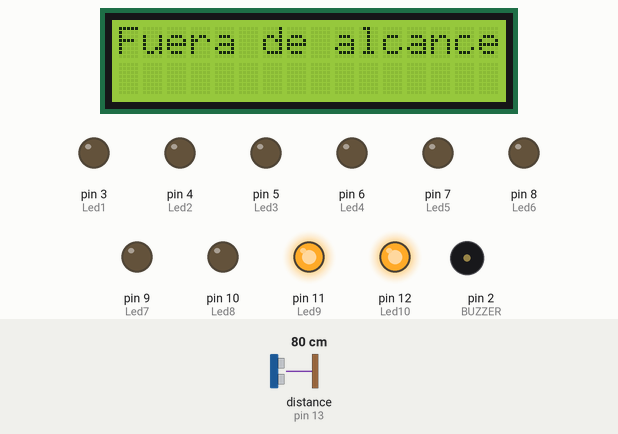
Simulated run of this sketch. Board: Arduino Uno, built with avr-gcc and run on an emulated ATmega328P. Shown: 16×2 character LCD, output pins drawn as LEDs (lit = HIGH), buzzer (waves = sounding). Wiring (inferred from the names in the program): ultrasonic range finder: trigger pin 14; echo pin 13. Inputs (shaded band) come from the test bench; at power-on: distance to the obstacle (sensor on pin 13) 80 cm. The echo pulse lasts 58.3 µs per cm; pins used as bus, display or sensor lines are not drawn; what the sketch prints to the serial monitor is not drawn.

Above: at 1.3 s.
1.4 s: distance to the obstacle (sensor on pin 13) set to 9 cm
At 1.9 s:
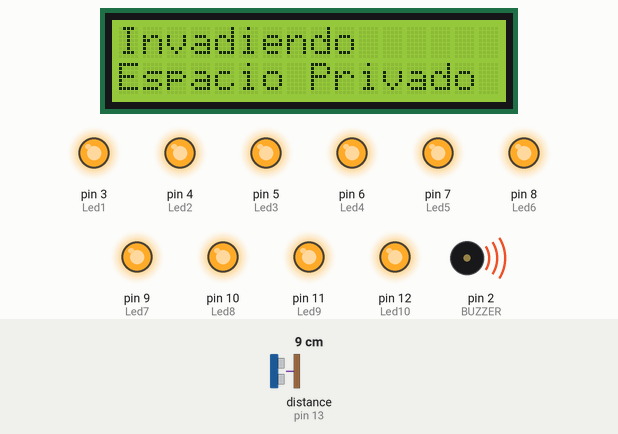
At 11.64 s:
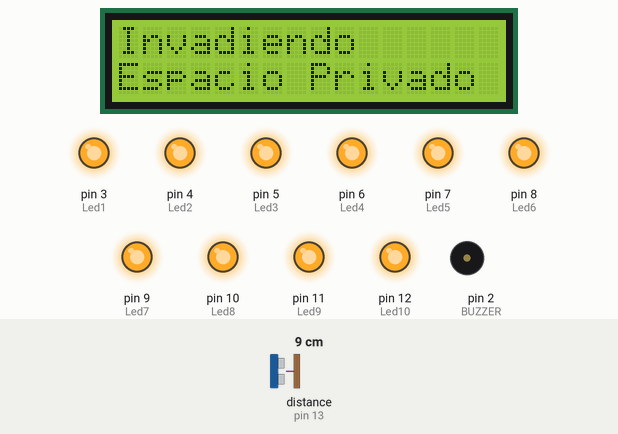
Timing chart, 0 to 23.2 s (numbered marks = the images above; inputs shaded):
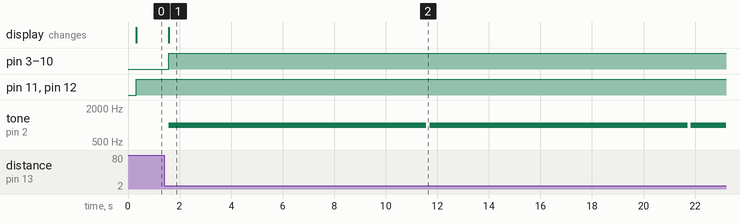

The sketch:

Practica_6_part-3.ino
```cpp
/*
  Fundación Kinal
  Centro Educativo Técnico Labral Kinal
  Electrónica
  Grado: Quinto
  Sección: A
  Curso: Taller de Electrónica Digital y Reparación de Computadoras I
  Nombre: Juan David Tejada Peñuela
  Carné: 2022454
*/

#include <Wire.h>
#include <LiquidCrystal_I2C.h>
#define DW1(pin) digitalWrite(pin,HIGH)
#define DW0(pin) digitalWrite(pin,LOW)
#define direccion_lcd 0x27
#define filas 2
#define columnas 16
#define BUZZER 2
#define ECHO 13
#define TRIG 14
long DURACION;
long DISTANCIA;
#define Led1 3
#define Led2 4
#define Led3 5
#define Led4 6
#define Led5 7
#define Led6 8
#define Led7 9
#define Led8 10
#define Led9 11
#define Led10 12

LiquidCrystal_I2C LCD_David(0x27, columnas, filas);

void ConfigPinesInput(void);
void ConfigPinesOutput(void);
int medicion(void);
int alerta_de_acercamiento(void);

void setup()
{
  Serial.begin(9600);
  LCD_David.begin(16,2);
  LCD_David.init();
  LCD_David.backlight();
  ConfigPinesInput();
  ConfigPinesOutput();
}


void loop()
{
medicion();
alerta_de_acercamiento();
}

void ConfigPinesInput(){
pinMode(ECHO,INPUT);
}

void ConfigPinesOutput() {
pinMode(TRIG,OUTPUT);
pinMode(BUZZER,OUTPUT);
pinMode(Led1,OUTPUT);
pinMode(Led2,OUTPUT);
pinMode(Led3,OUTPUT);
pinMode(Led4,OUTPUT);
pinMode(Led5,OUTPUT);
pinMode(Led6,OUTPUT);
pinMode(Led7,OUTPUT);
pinMode(Led8,OUTPUT);
pinMode(Led9,OUTPUT);
pinMode(Led10,OUTPUT);
}


int medicion(){
  digitalWrite(TRIG, HIGH);
  delay(1);
  digitalWrite(TRIG, LOW);
  DURACION = pulseIn(ECHO, HIGH);
  DISTANCIA = DURACION / 58;
Serial.println(DISTANCIA);
delay(100);
}

int alerta_de_acercamiento(){
  if (DISTANCIA >=45) {
  LCD_David.init();
  LCD_David.backlight();
    LCD_David.clear();
    LCD_David.setCursor(0,0);
    LCD_David.print("Fuera de alcance");
    DW1(Led10);
    DW1(Led9);
    DW0(Led8);
    DW0(Led7);
    DW0(Led6);
    DW0(Led5);
    DW0(Led4);
    DW0(Led3);
    DW0(Led2);
    DW0(Led1);

  }

    if (DISTANCIA >= 30 && DISTANCIA <= 45) {
 LCD_David.clear();
    LCD_David.setCursor(0,0);
    LCD_David.print("Persona/objeto");
    LCD_David.setCursor(0,1);
    LCD_David.print("Acercandose");
    DW1(Led10);
    DW1(Led9);
    DW1(Led8);
    DW1(Led7);
    DW0(Led6);
    DW0(Led5);
    DW0(Led4);
    DW0(Led3);
    DW0(Led2);
    DW0(Led1);

  }

    if (DISTANCIA >= 15 && DISTANCIA <= 30) {
       LCD_David.clear();
    LCD_David.setCursor(0,0);
    LCD_David.print("Cuidado");
    LCD_David.setCursor(0,1);
    LCD_David.print("Espacio Privado");
    DW1(Led10);
    DW1(Led9);
    DW1(Led8);
    DW1(Led7);
    DW1(Led6);
    DW1(Led5);
    DW1(Led4);
    DW0(Led3);
    DW0(Led2);
    DW0(Led1);
    tone(BUZZER,600);
     delay(5000);
noTone(BUZZER);

  }
  if (DISTANCIA >= 5 && DISTANCIA <= 15) {
     LCD_David.clear();
    LCD_David.setCursor(0,0);
    LCD_David.print("Invadiendo");
    LCD_David.setCursor(0,1);
    LCD_David.print("Espacio Privado");
    DW1(Led10);
    DW1(Led9);
    DW1(Led8);
    DW1(Led7);
    DW1(Led6);
    DW1(Led5);
    DW1(Led4);
    DW1(Led3);
    DW1(Led2);
    DW1(Led1);

    tone(BUZZER,1000);
    delay(10000);
noTone(BUZZER);

    }

}
```

Measured:
- after the input at 1.4 s, pin 3 (Led1), pin 4 (Led2), pin 5 (Led3), pin 6 (Led4), pin 7 (Led5), pin 8 (Led6), pin 9 (Led7), pin 10 (Led8): LOW → HIGH after 0.18 s; tone on pin 2 (BUZZER): alternates 1000 Hz for 10.0 s and silent for 0.13 s, starting after 0.18 s; the display: changes after 0.18 s (image 1)
